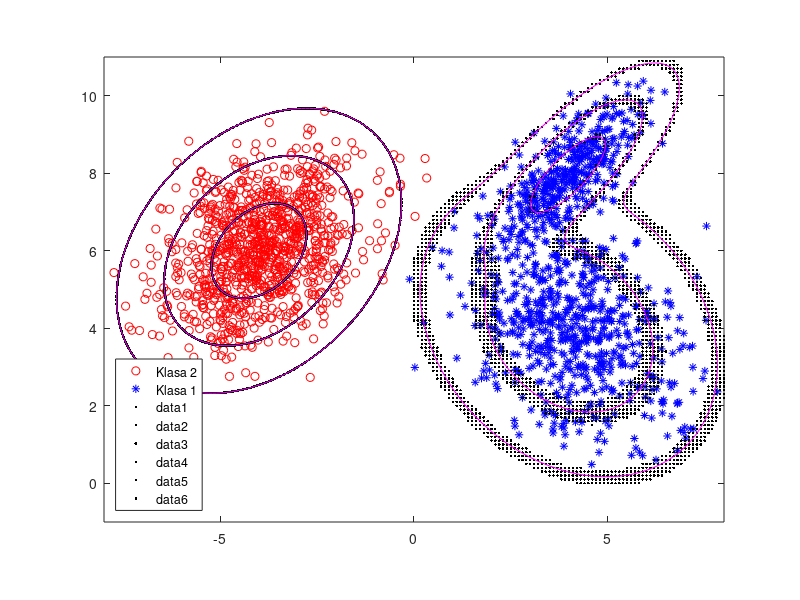
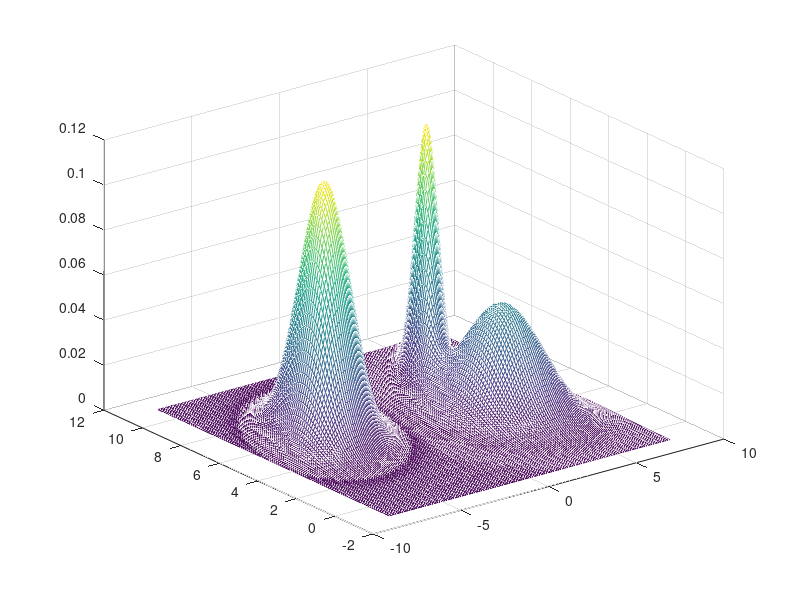
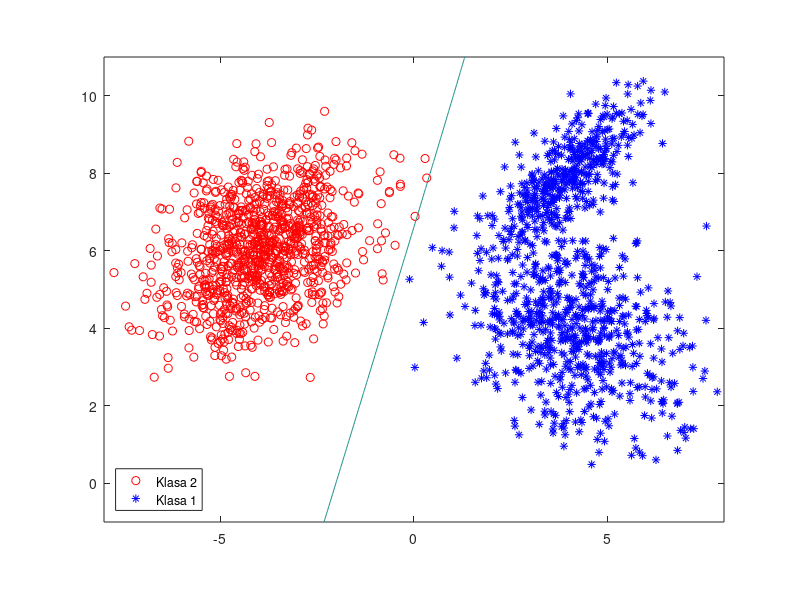

Write the MATLAB code that produced these figures, in order.
%%

clc; clear all;


%Klasa 1 je bimodalna Gausova: 
%0.6N(M1,S1) + 0.4N(M2,S2)
%Klasa 2 je unimodalna Gausaova: N(M3,S3)

M1=[4;4]; %Srednja vrednost
S1=[2 -0.5; -0.5 2]; %Kovarijaciona matrica
M2=[4;8];
S2=[0.9 0.7;0.7 0.9]; %12 i 21 jednaki,ali 11 i 22 ne moraju
M3=[-4;6];
S3=[1.5 0.5;0.5 1.5];

%Transformacija bojenja(generisanja odbiraka): 
%T=F*L^0.5

%postoji i eigs i ona vraca sortirane sop. vred. od max kad min,medjutim,
%ne radi uvek u novijim verzijama

[Fi1,L1]=eig(S1);
T1=Fi1*L1^0.5;
[Fi2,L2]=eig(S2);  
T2=Fi2*L2^0.5;
[Fi3,L3]=eig(S3);
T3=Fi3*L3^0.5;

N=1000; %broj elemenata po klasi

%Klasa 2
X2=zeros(2,N);
for i=1:N
    X2(:,i)=T3*randn(2,1)+M3;      %dodajemo srednju vrednost
end

%Moze i prostije u jednom redu
%X2=T3*randn(2,N) + M3*ones(1,N);


%Klasa 1: 0.6 je verovatnoca da je odbirak generisan sa parametrima 
% M1,S1

X1=zeros(2,N);
for i=1:N
    if rand(1)<0.6
        X1(:,i)=T1*randn(2,1)+M1;  %dodamo srednju vrednost
    else
        X1(:,i)=T2*randn(2,1)+M2;  %dodamo srednju vrednost
    end
end

%p=rand(1,N);                      ILI OVAKO BRZE
%pnom=rand(2,N);
%X1=(p<=0.6).*(T1*pnom+M1*ones(1,N))+ (p>0.6).*(T2*pnom+M2*ones(1,N));

figure(1);
plot(X2(1,:),X2(2,:),'ro');
axis equal;
hold all;
plot(X1(1,:),X1(2,:),'b*');
legend('Klasa 2','Klasa 1','Location','SouthWest');
hold on;

%% prikazivanje fgv za K1 i K2
x=-8:0.1:8;
y=-1:0.1:11;
% ispred eksponencijalnog clana 1 sa 2pi na N/2 sa sigma na 1/2,
%a nema je 2,pa se zato izgubilo  1/(2pi)^(N/2)/S^0.5
f1=zeros(length(x),length(y));
f2=zeros(length(x),length(y));
for i=1:length(x)
    for j=1:length(y)
        X=[x(i);y(j)];
        f11=1/(2*pi)/det(S1)^0.5*exp(-0.5*(X-M1)'*S1^(-1)*(X-M1));
        f12=1/(2*pi)/det(S2)^0.5*exp(-0.5*(X-M2)'*S2^(-1)*(X-M2));
        f1(i,j)=0.6*f11+0.4*f12;
        f2(i,j)=1/(2*pi)/det(S3)^0.5*exp(-0.5*(X-M3)'*S3^(-1)*(X-M3));
    end
end

figure(2);
mesh(x,y,f1');
hold on;
mesh(x,y,f2'); %transponujemo jer se pakuje kolona po kolonu,pa da obrnemo
    
%U unimodalnom slucaju presecamo fgv nekom ravni i dobijamo neku elipsu

%% d2 krive
% za K2 mozemo jednostavnije
%generisemo krugove sa odgovarajucim poluprecnikom
% d=1,2,3 (d2=1,4,9) i primenimo T3
dk=[1 4 9];
for d2=dk
    teta=0:0.01:2*pi;
    Xpom=[d2^0.5*cos(teta);d2^0.5*sin(teta)];
    Y2=T3*Xpom+M3*ones(1,length(teta));  %od belih pravimo obojene,krug u elipsu
    figure(1);
    hold on;
    plot(Y2(1,:),Y2(2,:),'k.');
end

%f=C*exp(-d^2/2)
%fmax=C za d=0;
%fd2=1=fmax*exp(-1/2);...
f2max=max(max(f2));
prag1=f2max*exp(-1/2);
prag2=f2max*exp(-4/2);
prag3=f2max*exp(-9/2);
contour(x,y,f2',[prag1 prag1],'m')  %mora dvaput iz nepoznatog razloga []
contour(x,y,f2',[prag2 prag2],'m')
contour(x,y,f2',[prag3 prag3],'m')  
%sve tacke na elipsi imaju jednako statisticko odstojanje od centra klase

f1max=max(max(f1));
prag1=f1max*exp(-1/2);
prag2=f1max*exp(-4/2);
prag3=f1max*exp(-9/2);   %nadji mi sve tacke koje su dovoljno blizu nivoa koji trazim

Y11=[];
for i=1:length(x)
    for j=1:length(y)
        if abs(f1(i,j)-prag1)<5e-3
        Y11=[Y11 [x(i);y(j)]];
        end
    end
end
figure(1);
plot(Y11(1,:),Y11(2,:),'k.');

Y12=[];
for i=1:length(x)
    for j=1:length(y)
        if abs(f1(i,j)-prag2)<5e-3
        Y12=[Y12 [x(i);y(j)]];
        end
    end
end
figure(1);
plot(Y12(1,:),Y12(2,:),'k.');

Y13=[];
for i=1:length(x)
    for j=1:length(y)
        if abs(f1(i,j)-prag3)<5e-4
        Y13=[Y13 [x(i);y(j)]];
        end
    end
end
figure(1);
plot(Y13(1,:),Y13(2,:),'k.');

contour(x,y,f1',[prag1 prag1],'m')  
contour(x,y,f1',[prag2 prag2],'m')
contour(x,y,f1',[prag3 prag3],'m')

%% Testiranje hipoteza

%p1f1><p2f2
%l=f1/f2>< p2/p1
%h=-lnl=lnf2-lnf1=ln(f2/f1)><ln(p1/p2)
%p1=p2=1/2 sledi h><0

%Bajesov test minimalne verovatnoce greske

x=-8:0.1:8;
y=-1:0.1:11;
f1=zeros(length(x),length(y));
f2=zeros(length(x),length(y));
h=zeros(length(x),length(y));
for i=1:length(x)
    for j=1:length(y)
        X=[x(i);y(j)];
        f11=1/(2*pi)/det(S1)^0.5*exp(-0.5*(X-M1)'*S1^(-1)*(X-M1));
        f12=1/(2*pi)/det(S2)^0.5*exp(-0.5*(X-M2)'*S2^(-1)*(X-M2));
        f1(i,j)=0.6*f11+0.4*f12;
        f2(i,j)=1/(2*pi)/det(S3)^0.5*exp(-0.5*(X-M3)'*S3^(-1)*(X-M3));
        h(i,j)=log(f2(i,j))-log(f1(i,j));
    end
end
%koje su tacke na h gde ce h biti vece od nule ili manje od nule
figure(3);
plot(X2(1,:),X2(2,:),'ro');
axis equal;
hold all;
plot(X1(1,:),X1(2,:),'b*');
legend('Klasa 2','Klasa 1','Location','SouthWest');
contour(x,y,h',[0 0]);
hold off;
%Moze se desiti kad radimo domaci da nadjemo h i da se pojavi vise linija
%odnodno krivih,ako su Gausovske,dobijaju se krive drugog reda,sto znaci da
%moze doci do pojave hiperbole,parabole, itd. Ako imamo kovarijacione
%matrice iste,dobijamo zaista nesto sto je samo funkcija prvog reda,prava
%ili ravan,zavisi od prostora u kom radimo
%Ako imamo dve klase i jedna je izmedju dve krive,ova prva se vise
%rasipa,njen "rep" je veci,ako uzmemo random tacku negde,fgv1 ce biti vece
%od fgv2
%Sto vise tacaka generisemo,to ce procena biti bolja
%Treba naci gresku,integralimo fgv1 po regiji druge klase i fgv2 po regiji
%prve klase
%Radimo numericku integraciju,ideja je da izracunamo povrsinu koju zauzima
%prva i koju druga klasa
%Oblast 2 je h>0 i integralimo fgv1,za svaku kockicu vidimo vrednost fgv i
%sabiramo

%procena greske
Eps1=0;
Eps2=0;
for i=1:length(x)
    for j=1:length(y)
        if h(i,j)<0  %mozemo uzeti tacku ili tacku i tri oko nje,pa naci srednju vrednost
            Eps2=Eps2+f2(i,j)*0.1*0.1;   
            %Eps2=Eps2+(f2(i,j)+f2(i+1,j)+f2(i+1,j+1)+f2(i,j+1))/4*0.1*0.1;
        else
            Eps1=Eps1+f1(i,j)*0.1*0.1;
        end
    end
end
Eps1  %ispisi mi    1/2000=5.0000e-04
Eps2  %ispisi mi